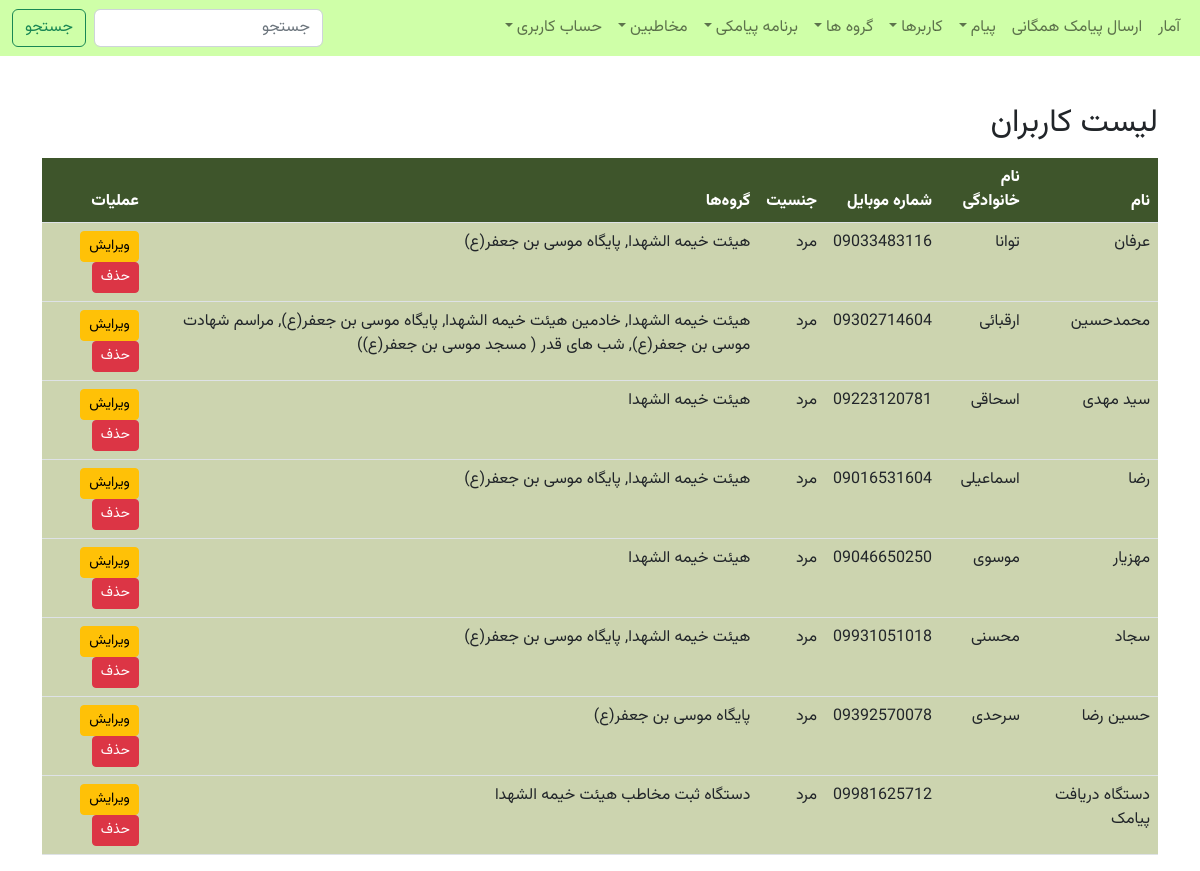
/accounts/user_list/ (signed in), run on the app's committed database.
### accounts/models.py (models this page shows, shortened)
class User(AbstractBaseUser, PermissionsMixin):
    phone_number = models.CharField(max_length=15, unique=True, default='', verbose_name="phone number")
    username = None  # Remove the username field as it's not needed
    email = None  # Remove the email field as it's not used
    id = models.UUIDField(primary_key=True, default=uuid.uuid4, editable=False)
    first_name = models.CharField("first name", max_length=150, blank=True)  # User's first name
    last_name = models.CharField("last name", max_length=150, blank=True)  # User's last name
    gender = models.CharField(max_length=10, default='مرد', choices=[('مرد', 'مرد'), ('زن', 'زن')], blank=True,
                              verbose_name="جنسیت")  # Gender field
    is_staff = models.BooleanField("staff status", default=False,
                                   help_text="Designates whether the user can log into this admin site.")
    is_active = models.BooleanField("active", default=True,
                                    help_text="Designates whether this user should be treated as active.")
    date_joined = models.DateTimeField("date joined", default=timezone.now)
    organization = models.ForeignKey('organizations.Organization', on_delete=models.SET_NULL, null=True, blank=True,
                                     verbose_name="سازمان")
    groups = models.ManyToManyField("organizations.Group", verbose_name="گروه‌ها", related_name="users",
                                    blank=True)  # ارتباط با گروه‌ها
    jihadi_group = models.ForeignKey('JihadiGroup', on_delete=models.SET_NULL, null=True, blank=True, verbose_name="گروه جهادی")
    can_access_messages = models.BooleanField("access to messages", default=False,
                                              help_text="Designates whether this user has access to messages.")
    can_access_users = models.BooleanField("access to users", default=False,
                                           help_text="Designates whether this user has access to manage users.")
    can_access_groups = models.BooleanField("access to groups", default=False,
                                            help_text="Designates whether this user has access to manage groups.")
    can_access_sms_program = models.BooleanField("access to SMS program", default=False,
                                                 help_text="Designates whether this user has access to SMS program.")
    can_access_contacts = models.BooleanField("access to contacts", default=False,
                                              help_text="Designates whether this user has access to manage contacts.")
    can_send_bulk_sms = models.BooleanField("send bulk SMS", default=False,
                                            help_text="Designates whether this user can send bulk SMS messages.")
    can_add_contacts = models.BooleanField(
        "add contacts through app",
        default=False,
        help_text="Designates whether this user can add contacts through the app."
    )
    USERNAME_FIELD = 'phone_number'  # Set phone_number as the unique identifier for authentication
    objects = CustomUserManager()  # Assign the custom user manager
    class Meta:
        verbose_name = 'کاربر'
        verbose_name_plural = 'کاربرها'

### organizations/models.py (models this page shows, shortened)
class Group(models.Model):
    name = models.CharField(max_length=255, verbose_name="نام گروه")
    organization = models.ForeignKey(Organization, on_delete=models.CASCADE, verbose_name="سازمان",
                                     related_name='groups')
    created_at = models.DateTimeField(default=timezone.now, verbose_name="تاریخ ایجاد", blank=True, null=True)
    description = models.TextField(blank=True, null=True, verbose_name="توضیحات درباره گروه")
    sms_code = models.CharField(max_length=100, blank=True, null=True, verbose_name="کد پیامک")
    class Meta:
        verbose_name = 'گروه'
        verbose_name_plural = 'گروه‌ها'

### accounts/views.py (the view)
# urls.py: path('user_list/', UserListView.as_view(), name='user_list'),
class UserListView(UserAccessRequiredMixin, View):
    def get(self, request):
        users = User.objects.filter(organization_id=request.user.organization.id)
        user_data = []
        for user in users:
            user_data.append({
                'id': user.id,
                'first_name': user.first_name,
                'last_name': user.last_name,
                'phone_number': user.phone_number,
                'gender': user.gender,
                'groups': user.groups.all(),
                'can_access_users': user.can_access_users,
                'can_access_groups': user.can_access_groups,
                'can_access_sms_program': user.can_access_sms_program,
                'can_access_contacts': user.can_access_contacts,
                'can_send_bulk_sms': user.can_send_bulk_sms,
            })
        return render(request, 'accounts/user_list.html', {'message': '', 'data': {'users': user_data}})

### accounts/mixins.py (called while the page is built)
    @method_decorator(login_required)
    def dispatch(self, request, *args, **kwargs):
        if not request.user.can_access_users:
            raise PermissionDenied("شما مجاز به دسترسی به این صفحه نیستید.")
        return super().dispatch(request, *args, **kwargs)

### accounts/templates/accounts/user_list.html (shortened to what this page needs)
{% extends 'base.html' %}
{% load static %}
{% block content %}
<div class="container mt-5">
    <h2>لیست کاربران</h2>
    <table class="table mt-3" style="border-collapse: collapse; width: 100%;">
        <thead>
            <tr style="background-color: #3e552b; color: white;">
                <th>نام</th>
                <th>نام خانوادگی</th>
                <th>شماره موبایل</th>
                <th>جنسیت</th>
                <th>گروه‌ها</th>
                <th>عملیات</th>
            </tr>
        </thead>
        <tbody>
            {% for user in data.users %}
                <tr style="background-color: #ccd4af;">
                    <td>{{ user.first_name }}</td>
                    <td>{{ user.last_name }}</td>
                    <td>{{ user.phone_number }}</td>
                    <td>{{ user.gender }}</td>
                    <td>
                        {% for group in user.groups %}
                            {{ group.name }}{% if not forloop.last %}, {% endif %}
                        {% endfor %}
                    </td>
                    <td>
                        <a href="{% url 'user_edit' user.id %}" class="btn btn-sm btn-warning">ویرایش</a>
                        <form method="get" action="{% url 'user_delete' user.id %}" style="display: inline;">
                            <button type="submit" class="btn btn-sm btn-danger"
                                    onclick="return confirm('آیا مطمئن هستید که می‌خواهید این کاربر را حذف کنید؟');">
                                حذف
                            </button>
                        </form>
                    </td>
                </tr>
            {% empty %}
                <tr>
                    <td colspan="7" class="text-center">هیچ کاربری یافت نشد</td>
                </tr>
            {% endfor %}
        </tbody>
    </table>
</div>
{% endblock %}

### static/css/style.css (style rules this page uses)
body { margin: 0; font-family: vazir, sans-serif; }

### data on the page
User: first_name "عرفان", last_name "توانا", phone_number "09033483116", gender "مرد"
Group: name "هیئت خیمه الشهدا"
Group: name "پایگاه موسی بن جعفر(ع)"
User: first_name "محمدحسین", last_name "ارقبائی", phone_number "09302714604", gender "مرد"
Group: name "خادمین هیئت خیمه الشهدا"
Group: name "مراسم شهادت موسی بن جعفر(ع)"
Group: name "شب های قدر ( مسجد موسی بن جعفر(ع))"
User: first_name "سید مهدی", last_name "اسحاقی", phone_number "09223120781", gender "مرد"
User: first_name "رضا", last_name "اسماعیلی", phone_number "09016531604", gender "مرد"
User: first_name "مهزیار", last_name "موسوی", phone_number "09046650250", gender "مرد"
User: first_name "سجاد", last_name "محسنی", phone_number "09931051018", gender "مرد"
User: first_name "حسین رضا", last_name "سرحدی", phone_number "09392570078", gender "مرد"
User: first_name "دستگاه دریافت پیامک", phone_number "09981625712", gender "مرد"
Group: name "دستگاه ثبت مخاطب هیئت خیمه الشهدا"
